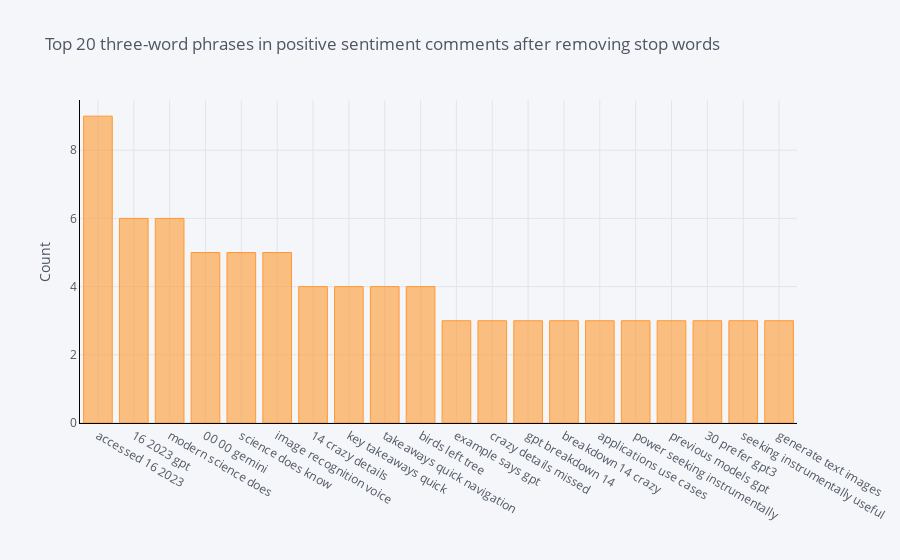

Notebook code cell kept with this figure:
### Code cell
# Tri-grams

def get_top_n_trigram(corpus, n=None):
    vec = CountVectorizer(ngram_range=(3, 3), stop_words=list(stop_words)).fit(corpus)
    bag_of_words = vec.transform(corpus)
    sum_words = bag_of_words.sum(axis=0) 
    words_freq = [(word, sum_words[0, idx]) for word, idx in vec.vocabulary_.items()]
    words_freq =sorted(words_freq, key = lambda x: x[1], reverse=True)
    return words_freq[:n]
common_words = get_top_n_trigram(pos_df['text'], 20)
for word, freq in common_words:
    print(word, freq)
df2 = pd.DataFrame(common_words, columns = ['CommentsText' , 'count'])
df2.groupby('CommentsText').sum()['count'].sort_values(ascending=False).iplot(
    kind='bar', yTitle='Count', linecolor='black', title='Top 20 three-word phrases in positive sentiment comments after removing stop words')

### Figure 1 — Plotly figure (JSON) as saved in the notebook; plotly's stock layout.template omitted (floating-point values rounded to 4 significant figures)
{"data": [{"marker": {"color": "rgba(255, 153, 51, 0.6)", "line": {"color": "rgba(255, 153, 51, 1.0)", "width": 1}}, "name": "count", "orientation": "v", "text": "", "type": "bar", "x": ["accessed 16 2023", "16 2023 gpt", "modern science does", "00 00 gemini", "science does know", "image recognition voice", "14 crazy details", "key takeaways quick", "takeaways quick navigation", "birds left tree", "example says gpt", "crazy details missed", "gpt breakdown 14", "breakdown 14 crazy", "applications use cases", "power seeking instrumentally", "previous models gpt", "30 prefer gpt3", "seeking instrumentally useful", "generate text images"], "y": [9, 6, 6, 5, 5, 5, 4, 4, 4, 4, 3, 3, 3, 3, 3, 3, 3, 3, 3, 3]}], "layout": {"legend": {"bgcolor": "#F5F6F9", "font": {"color": "#4D5663"}}, "paper_bgcolor": "#F5F6F9", "plot_bgcolor": "#F5F6F9", "title": {"font": {"color": "#4D5663"}, "text": "Top 20 three-word phrases in positive sentiment comments after removing stop words"}, "xaxis": {"gridcolor": "#E1E5ED", "linecolor": "black", "showgrid": true, "tickfont": {"color": "#4D5663"}, "title": {"font": {"color": "#4D5663"}, "text": ""}, "zerolinecolor": "#E1E5ED"}, "yaxis": {"gridcolor": "#E1E5ED", "linecolor": "black", "showgrid": true, "tickfont": {"color": "#4D5663"}, "title": {"font": {"color": "#4D5663"}, "text": "Count"}, "zerolinecolor": "#E1E5ED"}}}
